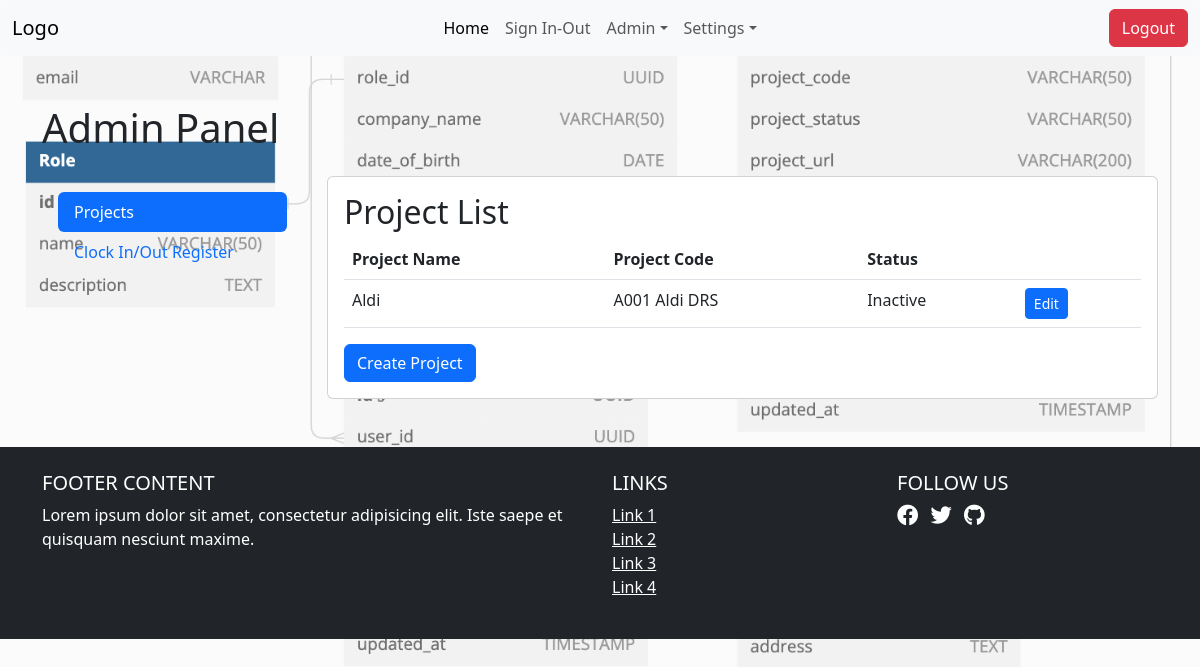
Screenshot of /admin_panel/ (signed in) with the database file from the repository.
### register_app/models.py (models this page shows, shortened)
class Project(models.Model):
    ACTIVE = 'Active'
    INACTIVE = 'Inactive'
    STATUS_CHOICES = [
        (ACTIVE, 'Active'),
        (INACTIVE, 'Inactive'),
    ]
    project_name = models.CharField(max_length=50)
    project_code = models.CharField(max_length=50)
    project_status = models.CharField(
        max_length=50,
        choices=STATUS_CHOICES,
        default=ACTIVE,
        null=True
    )
    project_url = models.CharField(max_length=200, null=True)
    site_manager_name = models.CharField(max_length=100, null=True)
    site_manager_email = models.EmailField(null=True)
    project_manager_name = models.CharField(max_length=100, null=True)
    project_manager_email = models.EmailField(null=True)
    created_at = models.DateTimeField(auto_now_add=True, null=True)
    updated_at = models.DateTimeField(auto_now=True, null=True)

### register_app/views.py (the view)
# urls.py: path('admin_panel/', views.admin_panel, name='admin_panel'),
@login_required
@user_passes_test(is_admin, login_url='/no_access/')
def admin_panel(request):
    projects = Project.objects.all()
    clocked_in_users = SignInOutRegister.objects.filter(sign_out_time__isnull=True)
    return render(request, 'register_app/admin_panel.html', {'projects': projects, 'clocked_in_users': clocked_in_users})

### register_app/views.py (called while the page is built)
def is_admin(user):
    return user.is_superuser or user.is_staff

### register_app/templates/register_app/admin_panel.html (shortened to what this page needs)
{% extends "base.html" %}
{% block content %}
<div class="container my-5">
    <h1 class="mb-4">Admin Panel</h1>
    <div class="row">
        <div class="col-12 col-lg-3">
            <div class="nav flex-column nav-pills p-3" id="v-pills-tab" role="tablist" aria-orientation="vertical">
                <a class="nav-link active" id="v-pills-projects-tab" data-bs-toggle="pill" href="#v-pills-projects" role="tab" aria-controls="v-pills-projects" aria-selected="true">Projects</a>
                <a class="nav-link" id="v-pills-clock-tab" data-bs-toggle="pill" href="#v-pills-clock" role="tab" aria-controls="v-pills-clock" aria-selected="false">Clock In/Out Register</a>
            </div>
        </div>
        <div class="col-12 col-lg-9">
            <div class="tab-content" id="v-pills-tabContent">
                <div class="tab-pane fade show active" id="v-pills-projects" role="tabpanel" aria-labelledby="v-pills-projects-tab">
                    <div class="card">
                        <div class="card-body">
                            <h2>Project List</h2>
                            <table class="table">
                                <thead>
                                    <tr>
                                        <th>Project Name</th>
                                        <th>Project Code</th>
                                        <th>Status</th>
                                        <th></th>
                                    </tr>
                                </thead>
                                <tbody>
                                    {% for project in projects %}
                                        <tr>
                                            <td>{{ project.project_name }}</td>
                                            <td>{{ project.project_code }}</td>
                                            <td>{{ project.project_status }}</td>
                                            <td>
                                                <a href="{% url 'edit_project' project.id %}" class="btn btn-primary btn-sm">
                                                Edit
                                                </a>
                                            </td>
                                        </tr>
                                    {% endfor %}
                                </tbody>
                            </table>
                            <a class="btn btn-primary" href="{% url 'create_project' %}">Create Project</a></li>
                        </div>
                    </div>
                </div>
            </div>
        </div>
    </div>
</div>
{% endblock %}

### static/css/global.css (style rules this page uses)
body { background: url("static/images/readme/database-schema.png") no-repeat center center fixed; background-size: cover; }

### rows the page displays
Project: project_name "Aldi", project_code "A001 Aldi DRS", project_status "Inactive"
